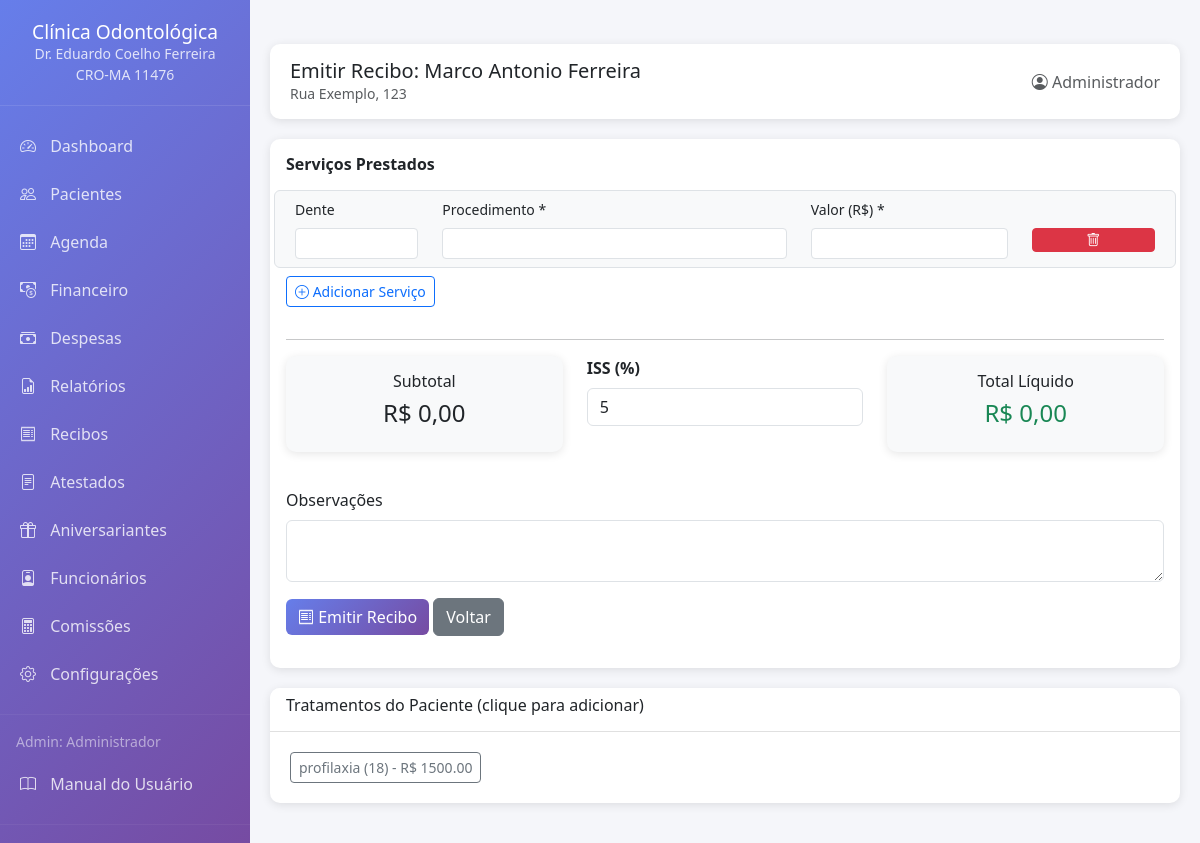
The page /recibos/novo/1 (signed in) on the database its author committed.
### app.py (models this page shows, shortened)
class ConfiguracaoClinica(db.Model):
    __tablename__ = 'configuracao_clinica'
    id = db.Column(db.Integer, primary_key=True)
    nome_clinica = db.Column(db.String(200), nullable=False)
    endereco = db.Column(db.String(300), nullable=False)
    cidade = db.Column(db.String(100))
    estado = db.Column(db.String(2))
    cep = db.Column(db.String(10))
    email = db.Column(db.String(120))
    telefone = db.Column(db.String(20))
    nome_doutor = db.Column(db.String(200))
    cro = db.Column(db.String(20))
    cpf_doutor = db.Column(db.String(14))       # NOVO
    cnpj_clinica = db.Column(db.String(18))      # NOVO
    inscricao_municipal = db.Column(db.String(20))  # NOVO
    iss_percentual = db.Column(db.Float, default=5.0)  # NOVO
    @staticmethod
    def get_configuracao():
        config = ConfiguracaoClinica.query.first()
        return config

class Usuario(UserMixin, db.Model):
    __tablename__ = 'usuarios'
    id = db.Column(db.Integer, primary_key=True)
    username = db.Column(db.String(80), unique=True, nullable=False)
    password_hash = db.Column(db.String(200), nullable=False)
    nome_completo = db.Column(db.String(200))
    email = db.Column(db.String(120))
    cargo = db.Column(db.String(50), default='Dentista')
    cro = db.Column(db.String(20))
    cpf = db.Column(db.String(14))
    especialidade = db.Column(db.String(100))
    comissao_percentual = db.Column(db.Float, default=0.0)
    ativo = db.Column(db.Boolean, default=True)
    data_cadastro = db.Column(db.DateTime, default=datetime.utcnow)
    agendamentos = db.relationship('Agendamento', backref='profissional', lazy=True)
    tratamentos = db.relationship('FichaTratamento', backref='profissional', lazy=True)
    def tem_permissao(self, modulo):
        permissoes = {
            'Admin': [
                'dashboard', 'pacientes', 'ficha_clinica', 'ficha_ortodontica',
                'ficha_tratamento', 'odontograma', 'orcamento', 'agenda',
                'atestados', 'historico', 'aniversariantes', 'financeiro',
                'configuracao', 'funcionarios', 'comissoes', 'arquivos',
                'editar_pacientes', 'deletar_pacientes', 'editar_tratamentos',
                'excluir_tratamentos', 'ver_financeiro', 'editar_configuracao'
            ],
            'Dentista': [
                'dashboard', 'pacientes', 'ficha_clinica', 'ficha_ortodontica',
                'ficha_tratamento', 'odontograma', 'orcamento', 'agenda',
                'atestados', 'historico', 'aniversariantes', 'arquivos',
                'editar_tratamentos'
            ],
            'Secretaria': [
                'dashboard', 'pacientes', 'ficha_clinica', 'agenda',
                'atestados', 'aniversariantes', 'arquivos',
                'editar_pacientes'
            ],
            'Auxiliar': [
                'dashboard', 'pacientes', 'agenda', 'arquivos'
            ]
        }
        return modulo in permissoes.get(self.cargo, [])

class Paciente(db.Model):
    __tablename__ = 'pacientes'
    id = db.Column(db.Integer, primary_key=True)
    nome = db.Column(db.String(200), nullable=False)
    cpf = db.Column(db.String(14), unique=True, nullable=False)
    data_nascimento = db.Column(db.Date, nullable=False)
    endereco = db.Column(db.String(300))
    celular = db.Column(db.String(20))
    email = db.Column(db.String(120))
    data_cadastro = db.Column(db.DateTime, default=datetime.utcnow)
    observacoes = db.Column(db.Text)
    ativo = db.Column(db.Boolean, default=True)
    fichas_tratamento = db.relationship('FichaTratamento', backref='paciente', lazy=True)
    agendamentos = db.relationship('Agendamento', backref='paciente', lazy=True)
    historico = db.relationship('HistoricoPaciente', backref='paciente', lazy=True)

class FichaTratamento(db.Model):
    __tablename__ = 'fichas_tratamento'
    id = db.Column(db.Integer, primary_key=True)
    paciente_id = db.Column(db.Integer, db.ForeignKey('pacientes.id'), nullable=False)
    profissional_id = db.Column(db.Integer, db.ForeignKey('usuarios.id'))
    data = db.Column(db.Date, default=date.today)
    dente = db.Column(db.String(10))
    procedimento = db.Column(db.String(200), nullable=False)
    descricao = db.Column(db.Text)
    valor = db.Column(db.Float, nullable=False)
    valor_pago = db.Column(db.Float, default=0.0)
    status_pagamento = db.Column(db.String(50), default='Pendente')
    forma_pagamento = db.Column(db.String(50))
    observacoes = db.Column(db.Text)

### app.py (the view, shortened to what this page needs)
@app.route('/recibos/novo/<int:paciente_id>', methods=['GET', 'POST'])
@requer_permissao('ficha_tratamento')
def novo_recibo(paciente_id):
    config = ConfiguracaoClinica.get_configuracao()
    paciente = db.session.get(Paciente, paciente_id)
    if not paciente:
        flash('Paciente não encontrado!', 'error')
        return redirect(url_for('listar_pacientes'))
    tratamentos = FichaTratamento.query.filter_by(paciente_id=paciente_id).order_by(FichaTratamento.data.desc()).all()
    return render_template('recibos/novo.html', config=config, paciente=paciente, tratamentos=tratamentos)

### app.py (called while the page is built)
@login_manager.user_loader
def load_user(user_id):
    return db.session.get(Usuario, int(user_id))

def requer_permissao(modulo):
    def decorator(f):
        @wraps(f)
        def decorated_function(*args, **kwargs):
            if not current_user.is_authenticated:
                return redirect(url_for('login'))
            if not current_user.tem_permissao(modulo):
                flash('Você não tem permissão para acessar esta área!', 'error')
                return redirect(url_for('dashboard'))
            return f(*args, **kwargs)
        return decorated_function
    return decorator

### templates/recibos/novo.html (shortened to what this page needs)
﻿{% extends "base.html" %}
{% block header_title %}Emitir Recibo: {{ paciente.nome }}{% endblock %}
{% block content %}
<div class="card">
    <div class="card-body">
        <form method="POST" id="formRecibo">
            <h6 class="mb-3"><strong>Serviços Prestados</strong></h6>
            <div id="itensRecibo">
                <div class="row item-recibo mb-2 p-2 border rounded bg-light">
                    <div class="col-md-2"><label class="form-label small">Dente</label><input type="text" class="form-control form-control-sm" name="dente[]"></div>
                    <div class="col-md-5"><label class="form-label small">Procedimento *</label><input type="text" class="form-control form-control-sm" name="procedimento[]" required></div>
                    <div class="col-md-3"><label class="form-label small">Valor (R$) *</label><input type="number" step="0.01" class="form-control form-control-sm valor-item" name="valor[]" required onchange="atualizarTotal()"></div>
                    <div class="col-md-2"><label class="form-label small">&nbsp;</label><button type="button" class="btn btn-danger btn-sm w-100" onclick="removerItem(this)"><i class="bi bi-trash"></i></button></div>
                </div>
            </div>
            <button type="button" class="btn btn-outline-primary btn-sm mb-3" onclick="adicionarItem()">
                <i class="bi bi-plus-circle"></i> Adicionar Serviço
            </button>
            <hr>
            <div class="row">
                <div class="col-md-4">
                    <div class="card bg-light"><div class="card-body text-center"><h6>Subtotal</h6><h4 id="subtotal">R$ 0,00</h4></div></div>
                </div>
                <div class="col-md-4">
                    <label class="form-label"><strong>ISS (%)</strong></label>
                    <input type="number" step="0.1" class="form-control" name="iss_percentual" value="5" onchange="atualizarTotal()">
                </div>
                <div class="col-md-4">
                    <div class="card bg-light"><div class="card-body text-center"><h6>Total Líquido</h6><h4 id="totalLiquido" class="text-success">R$ 0,00</h4></div></div>
                </div>
            </div>
            <div class="mb-3 mt-3">
                <label class="form-label">Observações</label>
                <textarea class="form-control" name="observacoes" rows="2"></textarea>
            </div>
            <button type="submit" class="btn btn-primary"><i class="bi bi-receipt"></i> Emitir Recibo</button>
            <a href="/pacientes/{{ paciente.id }}" class="btn btn-secondary">Voltar</a>
        </form>
    </div>
</div>
{% if tratamentos %}
<div class="card mt-3">
    <div class="card-header"><h6>Tratamentos do Paciente (clique para adicionar)</h6></div>
    <div class="card-body">
        {% for t in tratamentos %}
        <button class="btn btn-outline-secondary btn-sm m-1" onclick="adicionarTratamento('{{ t.procedimento }}', '{{ t.dente or '' }}', {{ t.valor }}, {{ t.id }})">
            {{ t.procedimento }} ({{ t.dente or 'N/A' }}) - R$ {{ "%.2f"|format(t.valor) }}
        </button>
        {% endfor %}
    </div>
</div>
{% endif %}
{% endblock %}

### templates/base.html (shortened to what this page needs)
﻿<!DOCTYPE html>
<html lang="pt-BR">
<head>
    <link href="https://cdn.jsdelivr.net/npm/bootstrap@5.3.0/dist/css/bootstrap.min.css" rel="stylesheet">
    <link href="https://cdn.jsdelivr.net/npm/bootstrap-icons@1.11.0/font/bootstrap-icons.css" rel="stylesheet">
    <link href="https://cdnjs.cloudflare.com/ajax/libs/font-awesome/6.4.0/css/all.min.css" rel="stylesheet">
</head>
<body>
    <div class="sidebar">
        <div class="logo">
            <h4>{{ config.nome_clinica }}</h4>
            <small>Dr. {{ config.nome_doutor }}</small>
            <br>
            <small>{{ config.cro }}</small>
        </div>
        <nav class="nav flex-column mt-3">
            <a class="nav-link {{ 'active' if request.endpoint == 'dashboard' }}" href="{{ url_for('dashboard') }}">
                <i class="bi bi-speedometer2"></i> Dashboard
            </a>
            {% if current_user.tem_permissao('pacientes') %}
            <a class="nav-link {{ 'active' if 'pacientes' in request.endpoint }}" href="{{ url_for('listar_pacientes') }}">
                <i class="bi bi-people"></i> Pacientes
            </a>
            {% endif %}
            {% if current_user.tem_permissao('agenda') %}
            <a class="nav-link {{ 'active' if request.endpoint == 'agenda' }}" href="{{ url_for('agenda') }}">
                <i class="bi bi-calendar3"></i> Agenda
            </a>
            {% endif %}
            {% if current_user.tem_permissao('ver_financeiro') %}
            <a class="nav-link {{ 'active' if 'financeiro' in request.endpoint }}" href="{{ url_for('financeiro') }}">
                <i class="bi bi-cash-coin"></i> Financeiro
            </a>
            {% endif %}
            {% if current_user.tem_permissao('ver_financeiro') %}
            <a class="nav-link {{ 'active' if 'despesas' in request.endpoint }}" href="{{ url_for('despesas') }}">
                <i class="bi bi-cash-stack"></i> Despesas
            </a>
            {% endif %}
            {% if current_user.tem_permissao('ver_financeiro') %}
            <a class="nav-link {{ 'active' if 'relatorios' in request.endpoint }}" href="{{ url_for('relatorios') }}">
                <i class="bi bi-file-earmark-bar-graph"></i> Relatórios
            </a>
            {% endif %}
			{% if current_user.tem_permissao('ver_financeiro') %}
			<a class="nav-link {{ 'active' if 'recibos' in request.endpoint }}" href="{{ url_for('recibos') }}">
				<i class="bi bi-receipt"></i> Recibos
			</a>
			{% endif %}
            {% if current_user.tem_permissao('atestados') %}
            <a class="nav-link {{ 'active' if request.endpoint == 'atestados' }}" href="{{ url_for('atestados') }}">
                <i class="bi bi-file-text"></i> Atestados
            </a>
            {% endif %}
            {% if current_user.tem_permissao('aniversariantes') %}
            <a class="nav-link {{ 'active' if request.endpoint == 'aniversariantes' }}" href="{{ url_for('aniversariantes') }}">
                <i class="bi bi-gift"></i> Aniversariantes
            </a>
            {% endif %}
            {% if current_user.tem_permissao('funcionarios') %}
            <a class="nav-link {{ 'active' if 'funcionarios' in request.endpoint or request.endpoint == 'relatorio_comissoes' }}" href="{{ url_for('listar_funcionarios') }}">
                <i class="bi bi-person-badge"></i> Funcionários
            </a>
            {% endif %}
            {% if current_user.tem_permissao('comissoes') %}
            <a class="nav-link {{ 'active' if request.endpoint == 'relatorio_comissoes' }}" href="{{ url_for('relatorio_comissoes') }}">
                <i class="bi bi-calculator"></i> Comissões
            </a>
            {% endif %}
            {% if current_user.tem_permissao('editar_configuracao') %}
            <a class="nav-link {{ 'active' if request.endpoint == 'configuracao' }}" href="{{ url_for('configuracao') }}">
                <i class="bi bi-gear"></i> Configurações
            </a>
			{% endif %}
            <hr class="my-3" style="border-color: rgba(255,255,255,0.2);">
            <div class="px-3 mb-2">
                <small class="text-white-50">{{ current_user.cargo }}: {{ current_user.nome_completo }}</small>
            </div>
            <a class="nav-link" href="https://github.com/mileac/clinica-odontologica/blob/main/MANUAL.md" target="_blank">
				<i class="bi bi-book"></i> Manual do Usuário
			</a>
			<hr class="my-3" style="border-color: rgba(255,255,255,0.2);">
        </nav>
    </div>
    <div class="main-content">
        <div class="header-bar d-flex justify-content-between align-items-center">
            <div>
                <h5 class="mb-0">{% block header_title %}{% endblock %}</h5>
                <small class="text-muted">{{ config.endereco }}</small>
            </div>
            <div>
                <span class="text-muted">
                    <i class="bi bi-person-circle"></i> {{ current_user.nome_completo }}
                </span>
            </div>
        </div>
        {% block content %}{% endblock %}
    </div>
</body>
</html>

### templates/base.html (style rules this page uses)
:root { --primary-color: #1a73e8; --secondary-color: #4CAF50; --background-color: #f5f6fa; --sidebar-width: 250px; }
body { background-color: var(--background-color); font-family: 'Segoe UI', Tahoma, Geneva, Verdana, sans-serif; }
.sidebar { position: fixed; left: 0; top: 0; bottom: 0; width: var(--sidebar-width); background: linear-gradient(135deg, #667eea 0%, #764ba2 100%); color: white; z-index: 1000; overflow-y: auto; }
.sidebar .logo { padding: 20px; text-align: center; border-bottom: 1px solid rgba(255,255,255,0.1); }
.sidebar .logo h4 { margin: 0; font-size: 1.2rem; }
.sidebar .logo small { opacity: 0.8; }
.sidebar .nav-link { color: rgba(255,255,255,0.8); padding: 12px 20px; transition: all 0.3s; }
.sidebar .nav-link i { margin-right: 10px; }
.main-content { margin-left: var(--sidebar-width); padding: 20px; }
.header-bar { background: white; padding: 15px 20px; border-radius: 10px; box-shadow: 0 2px 10px rgba(0,0,0,0.1); margin-bottom: 20px; }
.card { border: none; border-radius: 10px; box-shadow: 0 2px 10px rgba(0,0,0,0.1); margin-bottom: 20px; }
.card-header { background: white; border-bottom: 1px solid #e0e0e0; border-radius: 10px 10px 0 0 !important; font-weight: 600; }
.btn-primary { background: linear-gradient(135deg, #667eea 0%, #764ba2 100%); border: none; }

### rows shown on the page
ConfiguracaoClinica: nome_clinica "Clínica Odontológica", nome_doutor "Eduardo Coelho Ferreira", cro "CRO-MA 11476", endereco "Rua Exemplo, 123"
Usuario: cargo "Admin", nome_completo "Administrador"
Paciente: nome "Marco Antonio Ferreira"
FichaTratamento: procedimento "profilaxia", dente "18", valor "1500.00"
